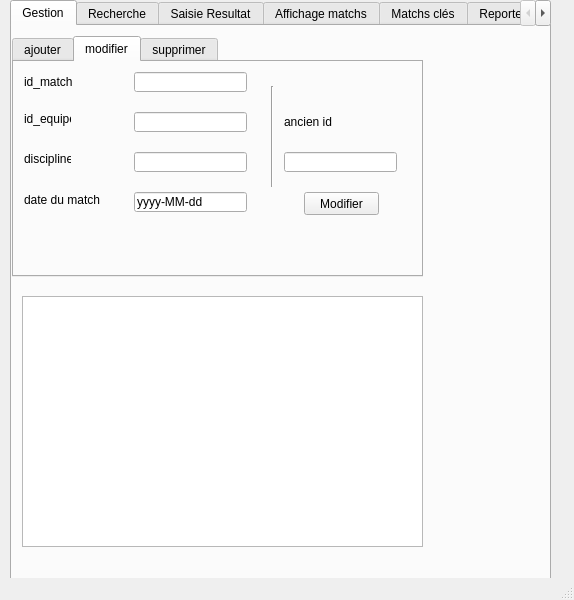
<?xml version="1.0" encoding="UTF-8"?>
<ui version="4.0">
 <class>MainWindow</class>
 <widget class="QMainWindow" name="MainWindow">
  <property name="geometry">
   <rect>
    <x>0</x>
    <y>0</y>
    <width>574</width>
    <height>600</height>
   </rect>
  </property>
  <property name="windowTitle">
   <string>MainWindow</string>
  </property>
  <widget class="QWidget" name="centralwidget">
   <widget class="QTabWidget" name="tabWidget">
    <property name="geometry">
     <rect>
      <x>10</x>
      <y>0</y>
      <width>541</width>
      <height>581</height>
     </rect>
    </property>
    <property name="currentIndex">
     <number>0</number>
    </property>
    <widget class="QWidget" name="tab_6">
     <attribute name="title">
      <string>Gestion</string>
     </attribute>
     <widget class="QTableView" name="tab_matchs">
      <property name="geometry">
       <rect>
        <x>10</x>
        <y>270</y>
        <width>401</width>
        <height>251</height>
       </rect>
      </property>
     </widget>
     <widget class="Line" name="line_3">
      <property name="geometry">
       <rect>
        <x>250</x>
        <y>60</y>
        <width>20</width>
        <height>101</height>
       </rect>
      </property>
      <property name="orientation">
       <enum>Qt::Vertical</enum>
      </property>
     </widget>
     <widget class="QTabWidget" name="tabWidget_2">
      <property name="geometry">
       <rect>
        <x>0</x>
        <y>10</y>
        <width>411</width>
        <height>241</height>
       </rect>
      </property>
      <property name="currentIndex">
       <number>1</number>
      </property>
      <widget class="QWidget" name="tab_7">
       <attribute name="title">
        <string>ajouter</string>
       </attribute>
       <widget class="QLabel" name="label_7">
        <property name="geometry">
         <rect>
          <x>10</x>
          <y>90</y>
          <width>47</width>
          <height>14</height>
         </rect>
        </property>
        <property name="text">
         <string>discipline</string>
        </property>
       </widget>
       <widget class="QLabel" name="label_4">
        <property name="geometry">
         <rect>
          <x>10</x>
          <y>50</y>
          <width>47</width>
          <height>14</height>
         </rect>
        </property>
        <property name="text">
         <string>id_equipe</string>
        </property>
       </widget>
       <widget class="QLabel" name="label_6">
        <property name="geometry">
         <rect>
          <x>10</x>
          <y>10</y>
          <width>61</width>
          <height>20</height>
         </rect>
        </property>
        <property name="text">
         <string>id_match</string>
        </property>
       </widget>
       <widget class="QLabel" name="label_8">
        <property name="geometry">
         <rect>
          <x>10</x>
          <y>130</y>
          <width>91</width>
          <height>16</height>
         </rect>
        </property>
        <property name="text">
         <string>date du match</string>
        </property>
       </widget>
       <widget class="QPushButton" name="btn_ajouter">
        <property name="geometry">
         <rect>
          <x>290</x>
          <y>70</y>
          <width>75</width>
          <height>23</height>
         </rect>
        </property>
        <property name="text">
         <string>Ajouter</string>
        </property>
       </widget>
       <widget class="QLineEdit" name="la_daten">
        <property name="geometry">
         <rect>
          <x>120</x>
          <y>130</y>
          <width>113</width>
          <height>20</height>
         </rect>
        </property>
        <property name="text">
         <string>yyyy-MM-dd</string>
        </property>
       </widget>
       <widget class="QLineEdit" name="le_nom">
        <property name="geometry">
         <rect>
          <x>120</x>
          <y>50</y>
          <width>113</width>
          <height>20</height>
         </rect>
        </property>
       </widget>
       <widget class="QLineEdit" name="le_matricule">
        <property name="geometry">
         <rect>
          <x>120</x>
          <y>10</y>
          <width>113</width>
          <height>20</height>
         </rect>
        </property>
       </widget>
       <widget class="QLineEdit" name="le_prenom">
        <property name="geometry">
         <rect>
          <x>120</x>
          <y>90</y>
          <width>113</width>
          <height>20</height>
         </rect>
        </property>
       </widget>
      </widget>
      <widget class="QWidget" name="tab_8">
       <attribute name="title">
        <string>modifier</string>
       </attribute>
       <widget class="QLineEdit" name="la_daten_modif">
        <property name="geometry">
         <rect>
          <x>120</x>
          <y>130</y>
          <width>113</width>
          <height>20</height>
         </rect>
        </property>
        <property name="text">
         <string>yyyy-MM-dd</string>
        </property>
       </widget>
       <widget class="QLineEdit" name="le_nom_modif">
        <property name="geometry">
         <rect>
          <x>120</x>
          <y>50</y>
          <width>113</width>
          <height>20</height>
         </rect>
        </property>
       </widget>
       <widget class="QLabel" name="label_5">
        <property name="geometry">
         <rect>
          <x>10</x>
          <y>50</y>
          <width>47</width>
          <height>14</height>
         </rect>
        </property>
        <property name="text">
         <string>id_equipe</string>
        </property>
       </widget>
       <widget class="QLineEdit" name="le_matricule_modif">
        <property name="geometry">
         <rect>
          <x>120</x>
          <y>10</y>
          <width>113</width>
          <height>20</height>
         </rect>
        </property>
       </widget>
       <widget class="QLineEdit" name="le_prenom_modif">
        <property name="geometry">
         <rect>
          <x>120</x>
          <y>90</y>
          <width>113</width>
          <height>20</height>
         </rect>
        </property>
       </widget>
       <widget class="QLabel" name="label_10">
        <property name="geometry">
         <rect>
          <x>10</x>
          <y>90</y>
          <width>47</width>
          <height>14</height>
         </rect>
        </property>
        <property name="text">
         <string>discipline</string>
        </property>
       </widget>
       <widget class="QLabel" name="label_11">
        <property name="geometry">
         <rect>
          <x>10</x>
          <y>130</y>
          <width>91</width>
          <height>16</height>
         </rect>
        </property>
        <property name="text">
         <string>date du match</string>
        </property>
       </widget>
       <widget class="QLabel" name="label_12">
        <property name="geometry">
         <rect>
          <x>10</x>
          <y>10</y>
          <width>61</width>
          <height>20</height>
         </rect>
        </property>
        <property name="text">
         <string>id_match</string>
        </property>
       </widget>
       <widget class="QPushButton" name="btn_modifier">
        <property name="geometry">
         <rect>
          <x>290</x>
          <y>130</y>
          <width>75</width>
          <height>23</height>
         </rect>
        </property>
        <property name="text">
         <string>Modifier</string>
        </property>
       </widget>
       <widget class="QLabel" name="label_13">
        <property name="geometry">
         <rect>
          <x>270</x>
          <y>50</y>
          <width>101</width>
          <height>20</height>
         </rect>
        </property>
        <property name="text">
         <string>ancien id</string>
        </property>
       </widget>
       <widget class="QLineEdit" name="le_matricule_ancien_modif">
        <property name="geometry">
         <rect>
          <x>270</x>
          <y>90</y>
          <width>113</width>
          <height>20</height>
         </rect>
        </property>
       </widget>
      </widget>
      <widget class="QWidget" name="tab_9">
       <attribute name="title">
        <string>supprimer</string>
       </attribute>
       <widget class="QLineEdit" name="le_matricule_sup">
        <property name="geometry">
         <rect>
          <x>120</x>
          <y>70</y>
          <width>113</width>
          <height>20</height>
         </rect>
        </property>
       </widget>
       <widget class="QPushButton" name="btn_supprimer">
        <property name="geometry">
         <rect>
          <x>300</x>
          <y>70</y>
          <width>75</width>
          <height>23</height>
         </rect>
        </property>
        <property name="text">
         <string>Supprimer</string>
        </property>
       </widget>
       <widget class="QLabel" name="label_9">
        <property name="geometry">
         <rect>
          <x>10</x>
          <y>70</y>
          <width>61</width>
          <height>20</height>
         </rect>
        </property>
        <property name="text">
         <string>id_match</string>
        </property>
       </widget>
      </widget>
     </widget>
     <zorder>tabWidget_2</zorder>
     <zorder>tab_matchs</zorder>
     <zorder>line_3</zorder>
    </widget>
    <widget class="QWidget" name="tab">
     <attribute name="title">
      <string>Recherche</string>
     </attribute>
     <widget class="QPushButton" name="pushButton">
      <property name="geometry">
       <rect>
        <x>170</x>
        <y>270</y>
        <width>75</width>
        <height>23</height>
       </rect>
      </property>
      <property name="text">
       <string>rechercher</string>
      </property>
     </widget>
     <widget class="QCheckBox" name="checkBox">
      <property name="geometry">
       <rect>
        <x>270</x>
        <y>190</y>
        <width>70</width>
        <height>18</height>
       </rect>
      </property>
      <property name="text">
       <string>case sensitive</string>
      </property>
     </widget>
     <widget class="QGroupBox" name="groupBox">
      <property name="geometry">
       <rect>
        <x>10</x>
        <y>10</y>
        <width>411</width>
        <height>161</height>
       </rect>
      </property>
      <property name="title">
       <string>liste</string>
      </property>
      <widget class="QTableView" name="tableView">
       <property name="geometry">
        <rect>
         <x>10</x>
         <y>20</y>
         <width>381</width>
         <height>131</height>
        </rect>
       </property>
      </widget>
      <widget class="QScrollBar" name="verticalScrollBar">
       <property name="geometry">
        <rect>
         <x>380</x>
         <y>20</y>
         <width>16</width>
         <height>131</height>
        </rect>
       </property>
       <property name="orientation">
        <enum>Qt::Vertical</enum>
       </property>
      </widget>
     </widget>
     <widget class="QPushButton" name="pushButton_2">
      <property name="geometry">
       <rect>
        <x>30</x>
        <y>220</y>
        <width>75</width>
        <height>23</height>
       </rect>
      </property>
      <property name="text">
       <string>par colonne</string>
      </property>
     </widget>
     <widget class="QPushButton" name="pushButton_3">
      <property name="geometry">
       <rect>
        <x>30</x>
        <y>190</y>
        <width>75</width>
        <height>23</height>
       </rect>
      </property>
      <property name="text">
       <string>mot clé</string>
      </property>
     </widget>
     <widget class="QLineEdit" name="lineEdit_2">
      <property name="geometry">
       <rect>
        <x>140</x>
        <y>190</y>
        <width>113</width>
        <height>20</height>
       </rect>
      </property>
     </widget>
     <widget class="QComboBox" name="comboBox">
      <property name="geometry">
       <rect>
        <x>140</x>
        <y>220</y>
        <width>111</width>
        <height>22</height>
       </rect>
      </property>
     </widget>
     <widget class="QListView" name="listView">
      <property name="geometry">
       <rect>
        <x>30</x>
        <y>320</y>
        <width>381</width>
        <height>192</height>
       </rect>
      </property>
     </widget>
     <widget class="QGroupBox" name="groupBox_4">
      <property name="geometry">
       <rect>
        <x>10</x>
        <y>300</y>
        <width>411</width>
        <height>231</height>
       </rect>
      </property>
      <property name="title">
       <string>Résultats</string>
      </property>
     </widget>
     <widget class="QScrollBar" name="verticalScrollBar_4">
      <property name="geometry">
       <rect>
        <x>400</x>
        <y>320</y>
        <width>16</width>
        <height>191</height>
       </rect>
      </property>
      <property name="orientation">
       <enum>Qt::Vertical</enum>
      </property>
     </widget>
     <widget class="Line" name="line">
      <property name="geometry">
       <rect>
        <x>150</x>
        <y>260</y>
        <width>118</width>
        <height>3</height>
       </rect>
      </property>
      <property name="orientation">
       <enum>Qt::Horizontal</enum>
      </property>
     </widget>
     <zorder>groupBox_4</zorder>
     <zorder>groupBox</zorder>
     <zorder>pushButton</zorder>
     <zorder>checkBox</zorder>
     <zorder>pushButton_2</zorder>
     <zorder>pushButton_3</zorder>
     <zorder>lineEdit_2</zorder>
     <zorder>comboBox</zorder>
     <zorder>listView</zorder>
     <zorder>verticalScrollBar_4</zorder>
     <zorder>line</zorder>
    </widget>
    <widget class="QWidget" name="tab_2">
     <attribute name="title">
      <string>Saisie Resultat</string>
     </attribute>
     <widget class="QGroupBox" name="groupBox_2">
      <property name="geometry">
       <rect>
        <x>10</x>
        <y>10</y>
        <width>411</width>
        <height>171</height>
       </rect>
      </property>
      <property name="title">
       <string>liste originale</string>
      </property>
      <widget class="QTableView" name="tableView_2">
       <property name="geometry">
        <rect>
         <x>10</x>
         <y>30</y>
         <width>381</width>
         <height>131</height>
        </rect>
       </property>
      </widget>
      <widget class="QScrollBar" name="verticalScrollBar_2">
       <property name="geometry">
        <rect>
         <x>380</x>
         <y>30</y>
         <width>16</width>
         <height>131</height>
        </rect>
       </property>
       <property name="orientation">
        <enum>Qt::Vertical</enum>
       </property>
      </widget>
     </widget>
     <widget class="QGroupBox" name="groupBox_3">
      <property name="geometry">
       <rect>
        <x>10</x>
        <y>330</y>
        <width>411</width>
        <height>191</height>
       </rect>
      </property>
      <property name="title">
       <string>liste triée</string>
      </property>
      <widget class="QTableView" name="tableView_3">
       <property name="geometry">
        <rect>
         <x>10</x>
         <y>20</y>
         <width>381</width>
         <height>151</height>
        </rect>
       </property>
      </widget>
      <widget class="QScrollBar" name="verticalScrollBar_3">
       <property name="geometry">
        <rect>
         <x>380</x>
         <y>30</y>
         <width>16</width>
         <height>141</height>
        </rect>
       </property>
       <property name="orientation">
        <enum>Qt::Vertical</enum>
       </property>
      </widget>
     </widget>
     <widget class="Line" name="line_2">
      <property name="geometry">
       <rect>
        <x>150</x>
        <y>270</y>
        <width>118</width>
        <height>3</height>
       </rect>
      </property>
      <property name="orientation">
       <enum>Qt::Horizontal</enum>
      </property>
     </widget>
     <widget class="QPushButton" name="pushButton_4">
      <property name="geometry">
       <rect>
        <x>170</x>
        <y>280</y>
        <width>75</width>
        <height>23</height>
       </rect>
      </property>
      <property name="text">
       <string>trier</string>
      </property>
     </widget>
     <widget class="QPushButton" name="pushButton_5">
      <property name="geometry">
       <rect>
        <x>30</x>
        <y>230</y>
        <width>75</width>
        <height>23</height>
       </rect>
      </property>
      <property name="text">
       <string>par colonne</string>
      </property>
     </widget>
     <widget class="QComboBox" name="comboBox_2">
      <property name="geometry">
       <rect>
        <x>140</x>
        <y>230</y>
        <width>111</width>
        <height>22</height>
       </rect>
      </property>
     </widget>
     <widget class="QPushButton" name="pushButton_6">
      <property name="geometry">
       <rect>
        <x>30</x>
        <y>200</y>
        <width>75</width>
        <height>23</height>
       </rect>
      </property>
      <property name="text">
       <string>par date</string>
      </property>
     </widget>
     <widget class="QDateEdit" name="dateEdit">
      <property name="geometry">
       <rect>
        <x>140</x>
        <y>200</y>
        <width>111</width>
        <height>22</height>
       </rect>
      </property>
     </widget>
    </widget>
    <widget class="QWidget" name="tab_3">
     <attribute name="title">
      <string>Affichage matchs</string>
     </attribute>
     <widget class="QCalendarWidget" name="calendarWidget">
      <property name="geometry">
       <rect>
        <x>20</x>
        <y>260</y>
        <width>256</width>
        <height>190</height>
       </rect>
      </property>
     </widget>
     <widget class="QGroupBox" name="groupBox_5">
      <property name="geometry">
       <rect>
        <x>10</x>
        <y>20</y>
        <width>411</width>
        <height>221</height>
       </rect>
      </property>
      <property name="title">
       <string>liste</string>
      </property>
      <widget class="QTableView" name="tableView_4">
       <property name="geometry">
        <rect>
         <x>10</x>
         <y>20</y>
         <width>381</width>
         <height>181</height>
        </rect>
       </property>
      </widget>
      <widget class="QScrollBar" name="verticalScrollBar_5">
       <property name="geometry">
        <rect>
         <x>380</x>
         <y>20</y>
         <width>16</width>
         <height>181</height>
        </rect>
       </property>
       <property name="orientation">
        <enum>Qt::Vertical</enum>
       </property>
      </widget>
     </widget>
     <widget class="QDateEdit" name="dateEdit_2">
      <property name="geometry">
       <rect>
        <x>290</x>
        <y>260</y>
        <width>110</width>
        <height>22</height>
       </rect>
      </property>
     </widget>
     <widget class="QPushButton" name="pushButton_7">
      <property name="geometry">
       <rect>
        <x>290</x>
        <y>290</y>
        <width>111</width>
        <height>23</height>
       </rect>
      </property>
      <property name="text">
       <string>go to date</string>
      </property>
     </widget>
    </widget>
    <widget class="QWidget" name="tab_4">
     <attribute name="title">
      <string>Matchs clés</string>
     </attribute>
     <widget class="QGroupBox" name="groupBox_6">
      <property name="geometry">
       <rect>
        <x>10</x>
        <y>10</y>
        <width>411</width>
        <height>221</height>
       </rect>
      </property>
      <property name="title">
       <string>liste</string>
      </property>
      <widget class="QTableView" name="tableView_5">
       <property name="geometry">
        <rect>
         <x>10</x>
         <y>20</y>
         <width>381</width>
         <height>181</height>
        </rect>
       </property>
      </widget>
      <widget class="QScrollBar" name="verticalScrollBar_6">
       <property name="geometry">
        <rect>
         <x>380</x>
         <y>20</y>
         <width>16</width>
         <height>181</height>
        </rect>
       </property>
       <property name="orientation">
        <enum>Qt::Vertical</enum>
       </property>
      </widget>
     </widget>
     <widget class="QGraphicsView" name="graphicsView">
      <property name="geometry">
       <rect>
        <x>20</x>
        <y>250</y>
        <width>381</width>
        <height>271</height>
       </rect>
      </property>
     </widget>
    </widget>
    <widget class="QWidget" name="tab_5">
     <attribute name="title">
      <string>Reporter/Alerte</string>
     </attribute>
     <widget class="QGroupBox" name="groupBox_7">
      <property name="geometry">
       <rect>
        <x>10</x>
        <y>10</y>
        <width>411</width>
        <height>181</height>
       </rect>
      </property>
      <property name="title">
       <string>liste</string>
      </property>
      <widget class="QTableView" name="tableView_6">
       <property name="geometry">
        <rect>
         <x>10</x>
         <y>20</y>
         <width>381</width>
         <height>141</height>
        </rect>
       </property>
      </widget>
      <widget class="QScrollBar" name="verticalScrollBar_7">
       <property name="geometry">
        <rect>
         <x>380</x>
         <y>20</y>
         <width>16</width>
         <height>141</height>
        </rect>
       </property>
       <property name="orientation">
        <enum>Qt::Vertical</enum>
       </property>
      </widget>
     </widget>
     <widget class="QTextEdit" name="textEdit">
      <property name="geometry">
       <rect>
        <x>70</x>
        <y>270</y>
        <width>341</width>
        <height>261</height>
       </rect>
      </property>
     </widget>
     <widget class="QLineEdit" name="lineEdit">
      <property name="geometry">
       <rect>
        <x>70</x>
        <y>240</y>
        <width>113</width>
        <height>20</height>
       </rect>
      </property>
     </widget>
     <widget class="QLineEdit" name="lineEdit_3">
      <property name="geometry">
       <rect>
        <x>70</x>
        <y>210</y>
        <width>113</width>
        <height>20</height>
       </rect>
      </property>
     </widget>
     <widget class="QLabel" name="label">
      <property name="geometry">
       <rect>
        <x>20</x>
        <y>210</y>
        <width>47</width>
        <height>14</height>
       </rect>
      </property>
      <property name="text">
       <string>Email</string>
      </property>
     </widget>
     <widget class="QLabel" name="label_2">
      <property name="geometry">
       <rect>
        <x>20</x>
        <y>240</y>
        <width>47</width>
        <height>14</height>
       </rect>
      </property>
      <property name="text">
       <string>Objet</string>
      </property>
     </widget>
     <widget class="QLabel" name="label_3">
      <property name="geometry">
       <rect>
        <x>20</x>
        <y>270</y>
        <width>47</width>
        <height>14</height>
       </rect>
      </property>
      <property name="text">
       <string>Texte</string>
      </property>
     </widget>
    </widget>
   </widget>
  </widget>
  <widget class="QMenuBar" name="menubar">
   <property name="geometry">
    <rect>
     <x>0</x>
     <y>0</y>
     <width>574</width>
     <height>22</height>
    </rect>
   </property>
  </widget>
  <widget class="QStatusBar" name="statusbar"/>
 </widget>
 <resources/>
 <connections/>
</ui>
